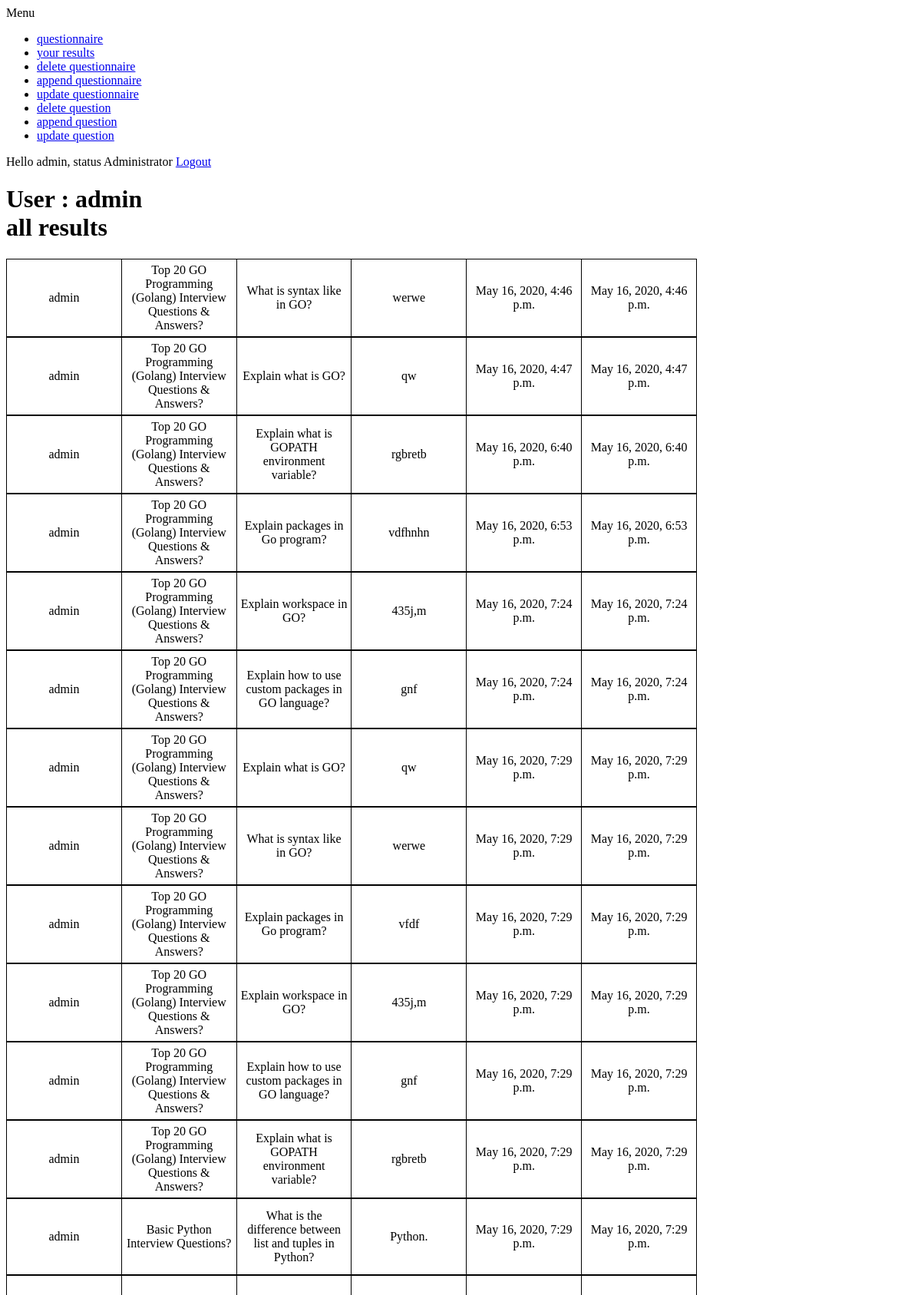
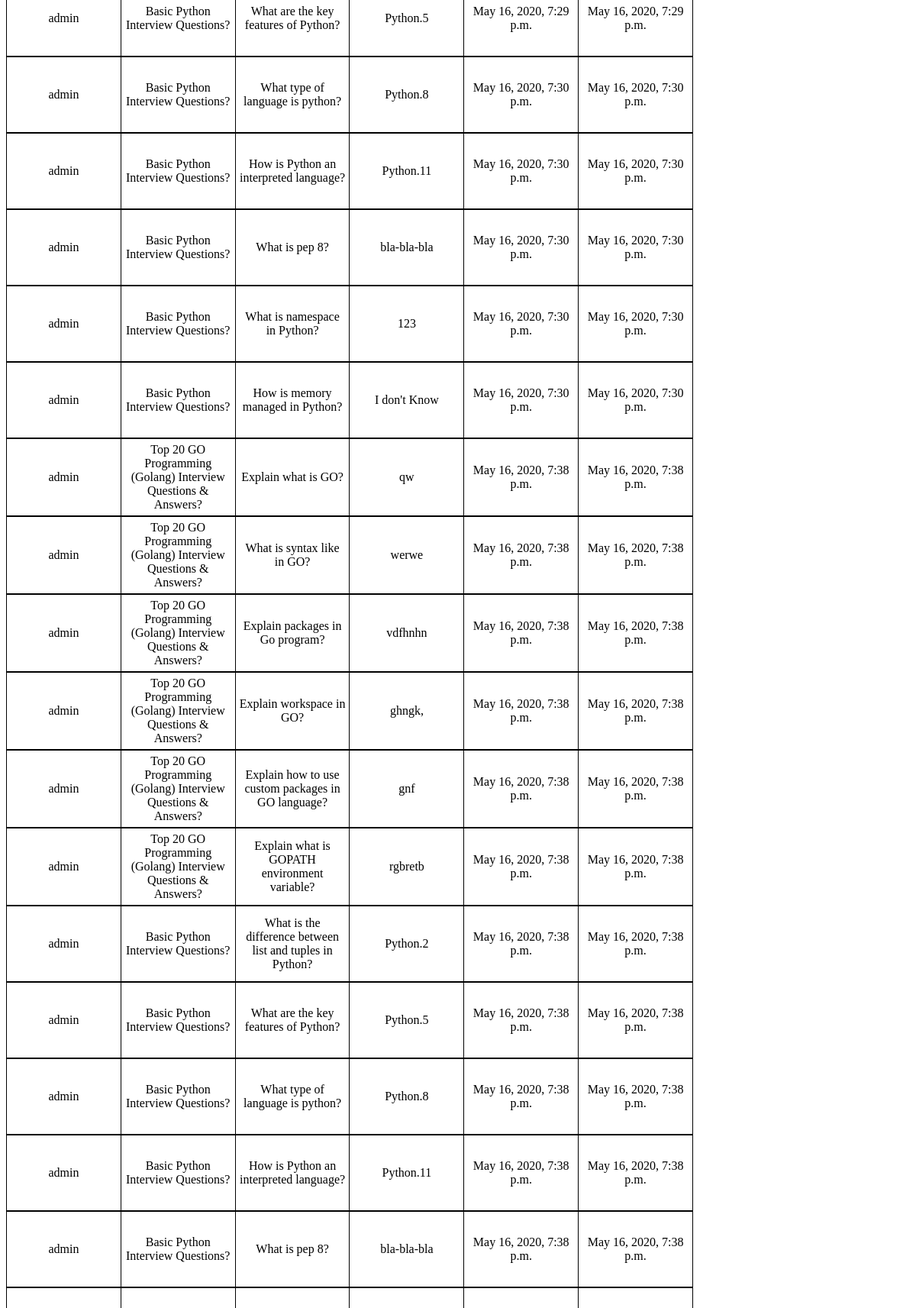
/api/all-results/ (signed in, upper part), run on the app's committed database (2 pictures, top to bottom).
### api/models.py (models this page shows)
class Statistics(models.Model):
    user_id = models.CharField(max_length=200, blank=True)
    questionnaire = models.CharField(max_length=200, blank=True)
    questions = models.CharField(max_length=200, blank=True)
    choice = models.CharField(max_length=200, blank=True)
    started_at = models.DateTimeField(auto_now_add=True)
    ended_at = models.DateTimeField(auto_now=True)

### api/views.py (the view)
# urls.py: path('all-results/', ResultsListView.as_view(), name='results'),
class ResultsListView(APIView):
    renderer_classes = [TemplateHTMLRenderer]
    permission_classes = (IsAuthenticated,)
    template_name = 'account/all_results.html'
    def get(self, request):
        all_results = Statistics.objects.all().filter(user_id=request.user)
        return Response({'all_results': all_results, 'user': request.user})

### templates/account/all_results.html
{% extends "base.html" %}
{% block content %}
{% if all_results|length > 0 %}
<h1>User : {{ user }} <br> all results</h1>
{% for result in all_results %}
<table class="results">
    <tr>
        <td class="td-style">{{ result.user_id }}</td>
        <td class="td-style">{{ result.questionnaire }}</td>
        <td class="td-style">{{ result.questions }}</td>
        <td class="td-style">{{ result.choice }}</td>
        <td class="td-style">{{ result.started_at }}</td>
        <td class="td-style">{{ result.ended_at }}</td>
    </tr>
</table>
{% endfor %}
{% else %}
<h1>Not result yet</h1>
{% endif %}
{% endblock %}

### templates/base.html (shortened to what this page needs)
{% load staticfiles %}
<!DOCTYPE html>
<html>
<head>
    <link href='{% static "css/base.css" %}' rel="stylesheet">
</head>
<body>
<div id="header">
    <span class="logo">Menu</span>
    {% if request.user.is_authenticated %}
    <ul class="menu">
        <li {% if section == "questionnaire" %}class="selected"{% endif %}>
        <a href="/api/all-questionnaire/">questionnaire</a>
        </li>
        <li {% if section == "results" %}class="selected"{% endif %}>
        <a href="/api/all-results/">your results</a>
        </li>
        {% if request.user.is_staff %}
        <li {% if section == "delete" %}class="selected"{% endif %}>
        <a href="/api/get-questionnaire/">delete questionnaire</a>
        </li>
        <li {% if section == "append" %}class="selected"{% endif %}>
        <a href="/api/append-questionnaire/">append questionnaire</a>
        </li>
        <li {% if section == "update" %}class="selected"{% endif %}>
        <a href="/api/update-questionnaire/">update questionnaire</a>
        </li>
        <li {% if section == "delete_question" %}class="selected"{% endif %}>
        <a href="/api/get-question/">delete question</a>
        </li>
        <li {% if section == "append_question" %}class="selected"{% endif %}>
        <a href="/api/append-question/">append question</a>
        </li>
        <li {% if section == "update_question" %}class="selected"{% endif %}>
        <a href="/api/update-question/">update question</a>
        </li>
        {% endif %}
    </ul>
    {% endif %}
    <span class="user">
        {% if request.user.is_authenticated %}
        Hello {{ user.get_username }},
        {% if request.user.is_staff %}
        status Administrator
        {% endif %}
        <a href='{% url "logout" %}'>Logout</a>
        {% else %}
        <a href='{% url "login" %}'>Log-in</a>
        {% endif %}
    </span>
</div>
<div id="content">
    {% block content %}
    {% endblock %}
</div>
</body>
</html>

### static/css/base.css (style rules this page uses)
.results { border: 1px solid black; height: 100px; width: 900px; border-collapse: collapse; }
.td-style { table-layout: fixed; width: 100px; border: 1px solid black; padding: 5px; vertical-align: middle; text-align: center; }

### data on the page
Statistics: user_id "admin", questionnaire "Top 20 GO Programming (Golang) Interview Questions & Answers?", questions "What is syntax like in GO?", choice "werwe", started_at "May 16, 2020, 4:46 p.m.", ended_at "May 16, 2020, 4:46 p.m."
Statistics: user_id "admin", questionnaire "Top 20 GO Programming (Golang) Interview Questions & Answers?", questions "Explain what is GO?", choice "qw", started_at "May 16, 2020, 4:47 p.m.", ended_at "May 16, 2020, 4:47 p.m."
Statistics: user_id "admin", questionnaire "Top 20 GO Programming (Golang) Interview Questions & Answers?", questions "Explain what is GOPATH environment variable?", choice "rgbretb", started_at "May 16, 2020, 6:40 p.m.", ended_at "May 16, 2020, 6:40 p.m."
Statistics: user_id "admin", questionnaire "Top 20 GO Programming (Golang) Interview Questions & Answers?", questions "Explain packages in Go program?", choice "vdfhnhn", started_at "May 16, 2020, 6:53 p.m.", ended_at "May 16, 2020, 6:53 p.m."
Statistics: user_id "admin", questionnaire "Top 20 GO Programming (Golang) Interview Questions & Answers?", questions "Explain workspace in GO?", choice "435j,m", started_at "May 16, 2020, 7:24 p.m.", ended_at "May 16, 2020, 7:24 p.m."
Statistics: user_id "admin", questionnaire "Top 20 GO Programming (Golang) Interview Questions & Answers?", questions "Explain how to use custom packages in GO language?", choice "gnf", started_at "May 16, 2020, 7:24 p.m.", ended_at "May 16, 2020, 7:24 p.m."
Statistics: user_id "admin", questionnaire "Top 20 GO Programming (Golang) Interview Questions & Answers?", questions "Explain what is GO?", choice "qw", started_at "May 16, 2020, 7:29 p.m.", ended_at "May 16, 2020, 7:29 p.m."
Statistics: user_id "admin", questionnaire "Top 20 GO Programming (Golang) Interview Questions & Answers?", questions "What is syntax like in GO?", choice "werwe", started_at "May 16, 2020, 7:29 p.m.", ended_at "May 16, 2020, 7:29 p.m."
Statistics: user_id "admin", questionnaire "Top 20 GO Programming (Golang) Interview Questions & Answers?", questions "Explain packages in Go program?", choice "vfdf", started_at "May 16, 2020, 7:29 p.m.", ended_at "May 16, 2020, 7:29 p.m."
Statistics: user_id "admin", questionnaire "Top 20 GO Programming (Golang) Interview Questions & Answers?", questions "Explain workspace in GO?", choice "435j,m", started_at "May 16, 2020, 7:29 p.m.", ended_at "May 16, 2020, 7:29 p.m."
Statistics: user_id "admin", questionnaire "Top 20 GO Programming (Golang) Interview Questions & Answers?", questions "Explain how to use custom packages in GO language?", choice "gnf", started_at "May 16, 2020, 7:29 p.m.", ended_at "May 16, 2020, 7:29 p.m."
Statistics: user_id "admin", questionnaire "Top 20 GO Programming (Golang) Interview Questions & Answers?", questions "Explain what is GOPATH environment variable?", choice "rgbretb", started_at "May 16, 2020, 7:29 p.m.", ended_at "May 16, 2020, 7:29 p.m."
Statistics: user_id "admin", questionnaire "Basic Python Interview Questions?", questions "What is the difference between list and tuples in Python?", choice "Python.", started_at "May 16, 2020, 7:29 p.m.", ended_at "May 16, 2020, 7:29 p.m."
Statistics: user_id "admin", questionnaire "Basic Python Interview Questions?", questions "What are the key features of Python?", choice "Python.5", started_at "May 16, 2020, 7:29 p.m.", ended_at "May 16, 2020, 7:29 p.m."
Statistics: user_id "admin", questionnaire "Basic Python Interview Questions?", questions "What type of language is python?", choice "Python.8", started_at "May 16, 2020, 7:30 p.m.", ended_at "May 16, 2020, 7:30 p.m."
Statistics: user_id "admin", questionnaire "Basic Python Interview Questions?", questions "How is Python an interpreted language?", choice "Python.11", started_at "May 16, 2020, 7:30 p.m.", ended_at "May 16, 2020, 7:30 p.m."
Statistics: user_id "admin", questionnaire "Basic Python Interview Questions?", questions "What is pep 8?", choice "bla-bla-bla", started_at "May 16, 2020, 7:30 p.m.", ended_at "May 16, 2020, 7:30 p.m."
Statistics: user_id "admin", questionnaire "Basic Python Interview Questions?", questions "What is namespace in Python?", choice "123", started_at "May 16, 2020, 7:30 p.m.", ended_at "May 16, 2020, 7:30 p.m."
Statistics: user_id "admin", questionnaire "Basic Python Interview Questions?", questions "How is memory managed in Python?", choice "I don't Know", started_at "May 16, 2020, 7:30 p.m.", ended_at "May 16, 2020, 7:30 p.m."
Statistics: user_id "admin", questionnaire "Top 20 GO Programming (Golang) Interview Questions & Answers?", questions "Explain what is GO?", choice "qw", started_at "May 16, 2020, 7:38 p.m.", ended_at "May 16, 2020, 7:38 p.m."
Statistics: user_id "admin", questionnaire "Top 20 GO Programming (Golang) Interview Questions & Answers?", questions "What is syntax like in GO?", choice "werwe", started_at "May 16, 2020, 7:38 p.m.", ended_at "May 16, 2020, 7:38 p.m."
Statistics: user_id "admin", questionnaire "Top 20 GO Programming (Golang) Interview Questions & Answers?", questions "Explain packages in Go program?", choice "vdfhnhn", started_at "May 16, 2020, 7:38 p.m.", ended_at "May 16, 2020, 7:38 p.m."
Statistics: user_id "admin", questionnaire "Top 20 GO Programming (Golang) Interview Questions & Answers?", questions "Explain workspace in GO?", choice "ghngk,", started_at "May 16, 2020, 7:38 p.m.", ended_at "May 16, 2020, 7:38 p.m."
Statistics: user_id "admin", questionnaire "Top 20 GO Programming (Golang) Interview Questions & Answers?", questions "Explain how to use custom packages in GO language?", choice "gnf", started_at "May 16, 2020, 7:38 p.m.", ended_at "May 16, 2020, 7:38 p.m."
Statistics: user_id "admin", questionnaire "Top 20 GO Programming (Golang) Interview Questions & Answers?", questions "Explain what is GOPATH environment variable?", choice "rgbretb", started_at "May 16, 2020, 7:38 p.m.", ended_at "May 16, 2020, 7:38 p.m."
Statistics: user_id "admin", questionnaire "Basic Python Interview Questions?", questions "What is the difference between list and tuples in Python?", choice "Python.2", started_at "May 16, 2020, 7:38 p.m.", ended_at "May 16, 2020, 7:38 p.m."
Statistics: user_id "admin", questionnaire "Basic Python Interview Questions?", questions "What are the key features of Python?", choice "Python.5", started_at "May 16, 2020, 7:38 p.m.", ended_at "May 16, 2020, 7:38 p.m."
Statistics: user_id "admin", questionnaire "Basic Python Interview Questions?", questions "What type of language is python?", choice "Python.8", started_at "May 16, 2020, 7:38 p.m.", ended_at "May 16, 2020, 7:38 p.m."
Statistics: user_id "admin", questionnaire "Basic Python Interview Questions?", questions "How is Python an interpreted language?", choice "Python.11", started_at "May 16, 2020, 7:38 p.m.", ended_at "May 16, 2020, 7:38 p.m."
Statistics: user_id "admin", questionnaire "Basic Python Interview Questions?", questions "What is pep 8?", choice "bla-bla-bla", started_at "May 16, 2020, 7:38 p.m.", ended_at "May 16, 2020, 7:38 p.m."

### other printed values
{{ user.get_username }} "admin"
{{ user }} "admin"
